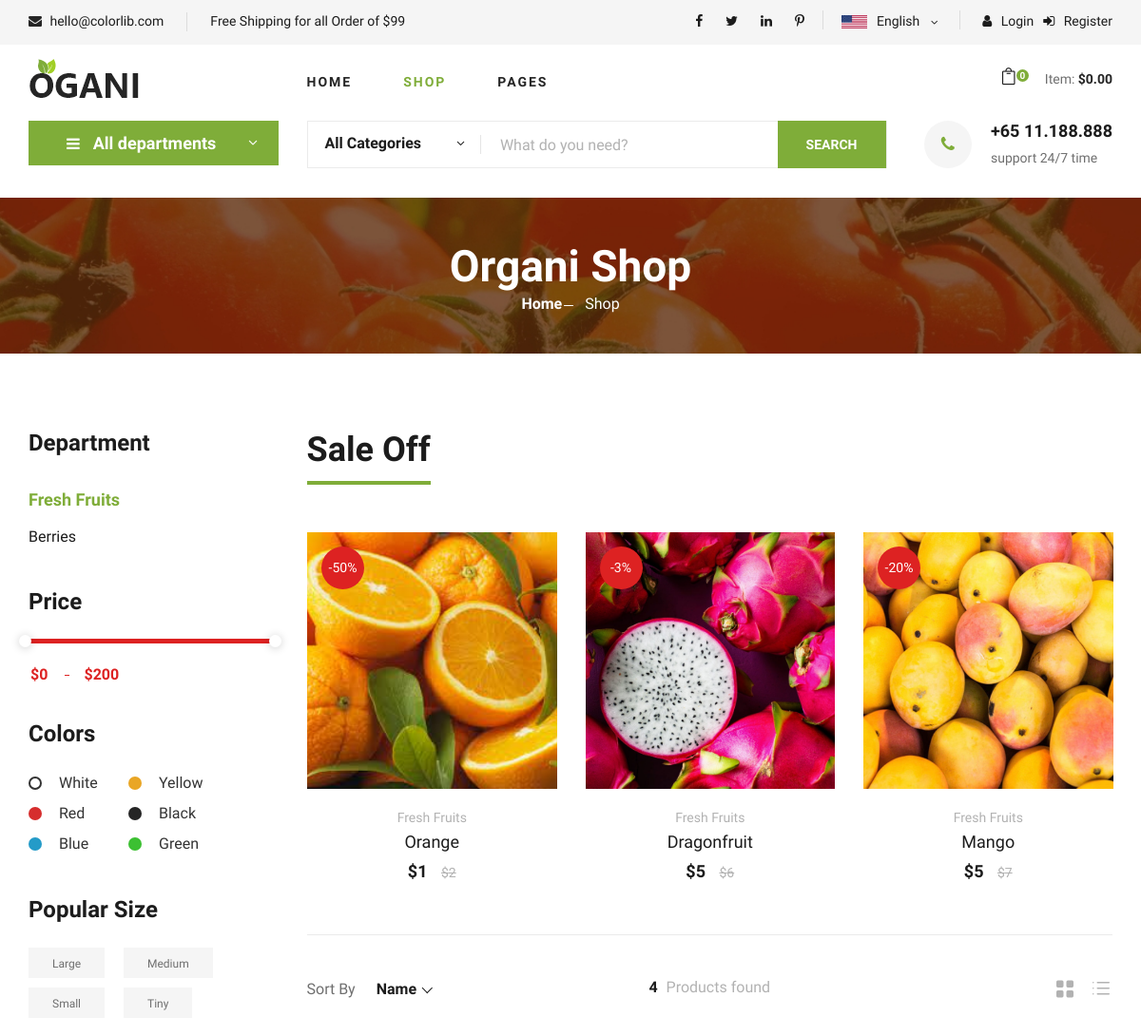
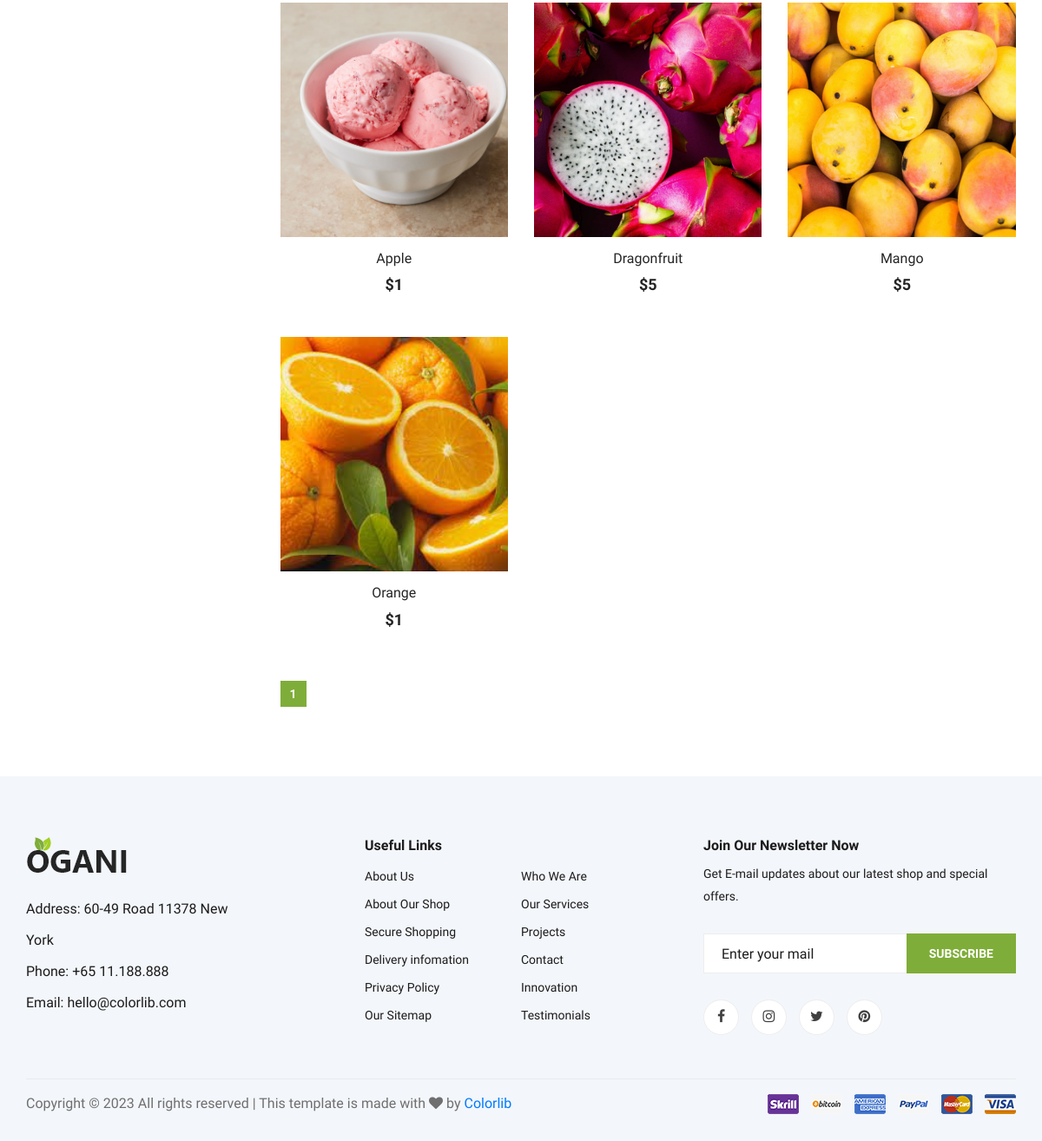
The app's page /shop/1/department-1 with its own data (2 pictures, top to bottom).
### tables this page shows
CREATE TABLE `departments` (
  `id` int NOT NULL,
  `category_id` int NOT NULL,
  `name` varchar(255) NOT NULL,
  `sort_order` int NOT NULL DEFAULT '0',
  `created_at` timestamp NOT NULL DEFAULT CURRENT_TIMESTAMP,
  `updated_at` timestamp NOT NULL DEFAULT CURRENT_TIMESTAMP,
  `status` int NOT NULL DEFAULT '1'
);

CREATE TABLE `products` (
  `id` int NOT NULL,
  `name` varchar(255) NOT NULL,
  `weight` float NOT NULL,
  `size` varchar(255) NOT NULL,
  `color` varchar(255) NOT NULL,
  `department_id` int NOT NULL,
  `category_id` int NOT NULL,
  `price` float NOT NULL,
  `availability` int NOT NULL DEFAULT '1',
  `brand` varchar(255) NOT NULL,
  `is_sale` int NOT NULL DEFAULT '0',
  `sale_percent` int DEFAULT '0',
  `old_price` float DEFAULT '0',
  `created_at` timestamp NOT NULL DEFAULT CURRENT_TIMESTAMP,
  `updated_at` timestamp NOT NULL DEFAULT CURRENT_TIMESTAMP,
  `status` int NOT NULL DEFAULT '1'
);

### View/shop/department.php (the view, shortened to what the rows shown need)
<? include_once(ROOT . '/view/layouts/header.php'); ?>
<section class="breadcrumb-section set-bg" data-setbg="/upload/img/breadcrumb.jpg">
    <div class="container">
        <div class="row">
            <div class="col-lg-12 text-center">
                <div class="breadcrumb__text">
                    <h2>Organi Shop</h2>
                    <div class="breadcrumb__option">
                        <a href="/">Home</a>
                        <span>Shop</span>
                    </div>
                </div>
            </div>
        </div>
    </div>
</section>
<section class="product spad">
    <div class="container">
        <div class="row">
            <div class="col-lg-3 col-md-5">
                <div class="sidebar">
                    <div class="sidebar__item">
                        <h4>Department</h4>
                        <ul>
                            <? foreach ($departmentsByCat as $department) : ?>
                                <li><a href="/shop/<?= $department['category_id']; ?>/department-<?= $department['id']; ?>" class="<? if ($this->departmentId == $department['id']) echo 'active'; ?>"><?= $department['name']; ?></a></li>
                            <? endforeach; ?>
                        </ul>
                    </div>
                    <div class="sidebar__item">
                        <h4>Price</h4>
                        <div class="price-range-wrap">
                            <div class="price-range ui-slider ui-corner-all ui-slider-horizontal ui-widget ui-widget-content" data-min="0" data-max="200" class="filter-btn" data-filter="price" data-department="<?= $this->departmentId ?>">
                                <span tabindex="0" class="ui-slider-handle ui-corner-all ui-state-default"></span>
                                <span tabindex="0" class="ui-slider-handle ui-corner-all ui-state-default"></span>
                            </div>
                            <div class="range-slider">
                                <div class="price-input">
                                    <input type="text" id="minamount" />
                                    <input type="text" id="maxamount" />
                                </div>
                            </div>
                        </div>
                    </div>
                    <div class="sidebar__item sidebar__item__color--option">
                        <h4>Colors</h4>
                        <div class="sidebar__item__color sidebar__item__color--white">
                            <label for="white">
                                White
                            </label>
                        </div>
                        <div class="sidebar__item__color sidebar__item__color--gray">
                            <label for="yellow">
                                Yellow
                            </label>
                        </div>
                        <div class="sidebar__item__color sidebar__item__color--red">
                            <label for="red">
                                Red
                            </label>
                        </div>
                        <div class="sidebar__item__color sidebar__item__color--black">
                            <label for="black">
                                Black
                            </label>
                        </div>
                        <div class="sidebar__item__color sidebar__item__color--blue">
                            <label for="blue">
                                Blue
                            </label>
                        </div>
                        <div class="sidebar__item__color sidebar__item__color--green">
                            <label for="green">
                                Green
                            </label>
                        </div>
                    </div>
                    <div class="sidebar__item">
                        <h4>Popular Size</h4>
                        <div class="sidebar__item__size">
                            <label for="large">
                                Large
                            </label>
                        </div>
                        <div class="sidebar__item__size">
                            <label for="medium">
                                Medium
                            </label>
                        </div>
                        <div class="sidebar__item__size">
                            <label for="small">
                                Small
                            </label>
                        </div>
                        <div class="sidebar__item__size">
                            <label for="tiny">
                                Tiny
                            </label>
                        </div>
                    </div>
                </div>
            </div>
            <div class="col-lg-9 col-md-7">
                <div class="product__discount">
                    <div class="section-title product__discount__title">
                        <h2>Sale Off</h2>
                    </div>
                    <div class="row">
                        <? if (count($saleProducts) > 0) : ?>
                            <div class="product__discount__slider owl-carousel">
                                <? for ($i = 0; $i < count($saleProducts); $i++) : ?>
                                    <? foreach ($saleProducts[$i] as $saleProduct) : ?>
                                        <div class="col-lg-4">
                                            <div class="product__discount__item">
                                                <div class="product__discount__item__pic set-bg" data-setbg="<?= ProductService::getImage($saleProduct['id']) ?>">
                                                    <div class="product__discount__percent">
                                                        -<?= $saleProduct['sale_percent']; ?>%
                                                    </div>
                                                </div>
                                                <div class="product__discount__item__text">
                                                    <span><? for ($i = 0; $i < count($this->departments); $i++) if ($this->departments[$i]['id'] == $saleProduct['department_id']) echo $this->departments[$i]['name'] ?></span>
                                                    <h5><a href="/product/<?= $saleProduct['id'] ?>"><?= $saleProduct['name']; ?></a></h5>
                                                    <div class="product__item__price">
                                                        $<?= $saleProduct['price']; ?> <span>$<?= $saleProduct['old_price']; ?></span>
                                                    </div>
                                                </div>
                                            </div>
                                        </div>
                                    <? endforeach; ?>
                                <? endfor; ?>
                            </div>
                        <? else : ?>
                            <h2>No products on sale</h2>
                        <? endif ?>
                    </div>
                </div>
                <div class="filter__item">
                    <div class="row">
                        <div class="col-lg-4 col-md-5">
                            <div class="filter__sort">
                                <span>Sort By</span>
                            </div>
                        </div>
                        <div class="col-lg-4 col-md-4">
                            <div class="filter__found">
                                <h6><span><?= $total; ?></span> Products found</h6>
                            </div>
                        </div>
                        <div class="col-lg-4 col-md-3">
                            <div class="filter__option">
                                <span class="icon_grid-2x2"></span>
                                <span class="icon_ul"></span>
                            </div>
                        </div>
                    </div>
                </div>
                <div class="row" id="filter">
                    <? foreach ($pageProducts as $product) : ?>
                        <div class="col-lg-4 col-md-6 col-sm-6">
                            <div class="product__item">
                                <div class="product__item__pic set-bg" data-setbg="<?= ProductService::getImage($product['id']) ?>">
                                </div>
                                <div class="product__item__text">
                                    <h6><a href="/product/<?= $product['id']; ?>"><?= $product['name']; ?></a></h6>
                                    <h5>$<?= $product['price'] ?></h5>
                                </div>
                            </div>
                        </div>
                    <? endforeach; ?>
                </div>
                <?= $pagination->get(); ?>
            </div>
        </div>
    </div>
</section>
<? include_once ROOT . '/view/layouts/footer.php'; ?>

### components/Router.php (shortened to what the rows shown need)
<?php
class Router
{
    private $routes;
    public function __construct()
    {
        $routesPath = ROOT . '/config/routes.php';
        $this->routes = include($routesPath);
    }
    private function getURI()
    {
        if (!empty($_SERVER['REQUEST_URI'])) {
            return trim($_SERVER['REQUEST_URI'], '/');
        }
    }
    public function run()
    {
        $uri = $this->getURI();
        foreach ($this->routes as $uriPattern => $path) {
            if (preg_match("~$uriPattern~", $uri)) {
                $internalRoute = preg_replace("~$uriPattern~", $path, $uri);
                $segments = explode('/', $internalRoute);
                $controllerName = array_shift($segments) . 'Controller';
                $actionName = 'action' . ucfirst(array_shift($segments));
                $parameters = $segments;
                $controllerObject = new $controllerName;
                $result = call_user_func_array(array($controllerObject, $actionName), $parameters);
                if ($result != null) {
                    break;
                }
            }
        }
    }
}

### records on screen
departments: name "Fresh Fruits"
departments: name "Berries"
products: shows a picture, sale_percent "50", department.name "Fresh Fruits", name "Orange", price "1", old_price "2"
products: shows a picture, sale_percent "3", department.name "Fresh Fruits", name "Dragonfruit", price "5", old_price "6"
products: shows a picture, sale_percent "20", department.name "Fresh Fruits", name "Mango", price "5", old_price "7"
products: shows a picture, name "Apple", price "1"

### other values on screen
$this->totalPrice "0.00"
$total "4"
